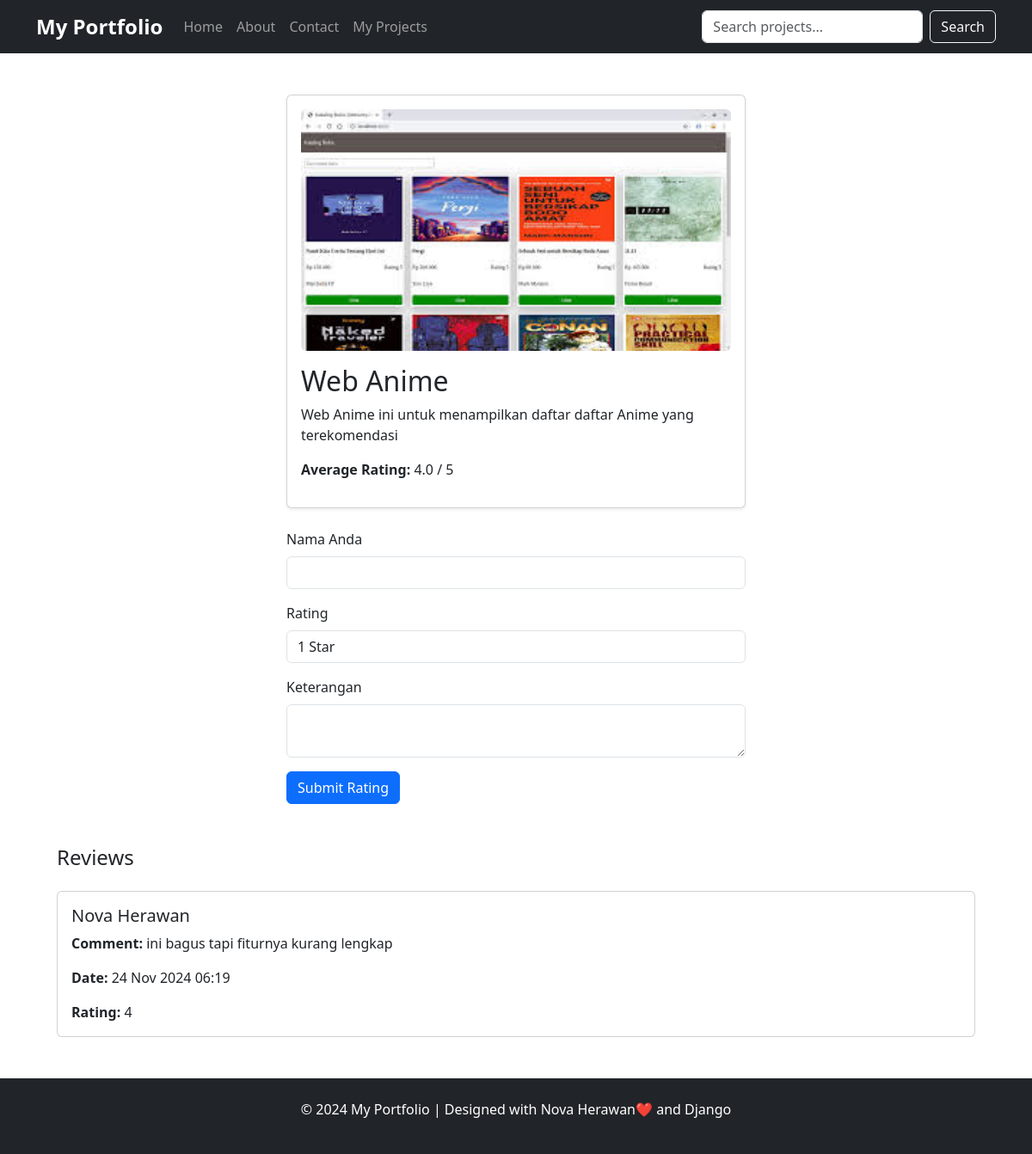
/myproject/3/, run on the app's committed database.
### project/models.py (models this page shows, shortened)
class Project(models.Model):
    title = models.CharField(max_length=100)
    description = models.TextField()
    date = models.DateField()
    image = models.ImageField(upload_to='project/images')

class Rating(models.Model):
    name = models.CharField(max_length=100)
    caption = models.TextField()
    rating = models.IntegerField(
        validators=[MinValueValidator(1), MaxValueValidator(5)],
        help_text="Rating dari 1 sampai 5"
    )
    project = models.ForeignKey(
        Project, on_delete=models.CASCADE, related_name="reviews"
    )
    created_at = models.DateTimeField(auto_now_add=True)

### project/views.py (the view, shortened to what this page needs)
# urls.py: path('myproject/<int:project_id>/', viewProject.project_detail, name='project_detail')
def project_detail(request, project_id):
    project = get_object_or_404(Project, id=project_id)
    reviews = project.reviews.all()
    average_rating = round(reviews.aggregate(Avg('rating'))['rating__avg'] or 0, 1)
    return render(request, 'project_detail.html', {
        'project': project,
        'reviews': reviews,
        'average_rating': average_rating
    })

### project/templates/project_detail.html (shortened to what this page needs)
{% extends 'base.html' %}
{% block content %}
<div class="container mt-4">
  <div class="row justify-content-center">
    <div class="col-md-8 col-lg-6">
      <div class="card shadow-sm rounded">
        <div class="card-body">
          <div class="d-flex justify-content-center">
            <img
              src="{{ project.image.url }}"
              alt="{{ project.title }}"
              class="img-fluid rounded mb-3"
              style="max-height: 300px; object-fit: cover; width: 100%;"
            />
          </div>
          <h2 class="card-title">{{ project.title }}</h2>
          <p class="card-text">{{ project.description }}</p>
          <p><strong>Average Rating:</strong> {{ average_rating }} / 5</p>
        </div>
      </div>
    </div>
  </div>
  <div class="row justify-content-center mt-4">
    <div class="col-md-6">
      <form method="POST">
        <div class="form-group">
          <label for="id_name" class="form-label">Nama Anda</label>
          <input type="text" name="nama" id="id_name" class="form-control" required>
        </div>
        <div class="form-group mt-3">
          <label for="rating" class="form-label">Rating</label>
          <select name="rating" id="rating" class="form-control" required>
            <option value="1">1 Star</option>
          </select>
        </div>
        <div class="form-group mt-3">
          <label for="id_caption" class="form-label">Keterangan</label>
          <textarea name="caption" id="id_caption" class="form-control"></textarea>
        </div>
        <button type="submit" class="btn btn-primary mt-3">Submit Rating</button>
      </form>
    </div>
  </div>
  <div class="container mt-5">
    <h4 class="mb-4">Reviews</h4>
    {% if reviews %}
      {% for review in reviews %}
        <div class="card mb-3">
          <div class="card-body">
            <h5 class="card-title">{{ review.name }}</h5>
            <p class="card-text"><strong>Comment:</strong> {{ review.caption }}</p>
            <p class="card-text"><strong>Date:</strong> {{ review.created_at|date:"d M Y H:i" }}</p>
            <p class="card-text"><strong>Rating:</strong> {{ review.rating }}</p>
          </div>
        </div>
      {% endfor %}
    {% else %}
      <p class="text-muted">No reviews yet. Be the first to leave a review!</p>
    {% endif %}
  </div>
</div>
{% endblock %}

### data on the page
Project: image (picture), title "Web Anime", description "Web Anime ini untuk menampilkan daftar daftar Anime yang terekomendasi"
Rating: name "Nova Herawan", caption "ini bagus tapi fiturnya kurang lengkap", created_at "24 Nov 2024 06:19", rating "4"

### other printed values
{{ average_rating }} "4.0"
